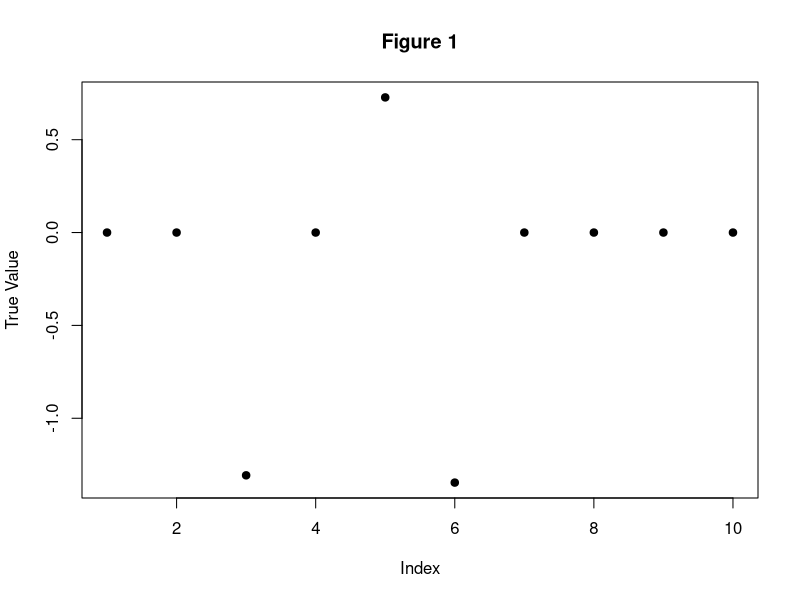
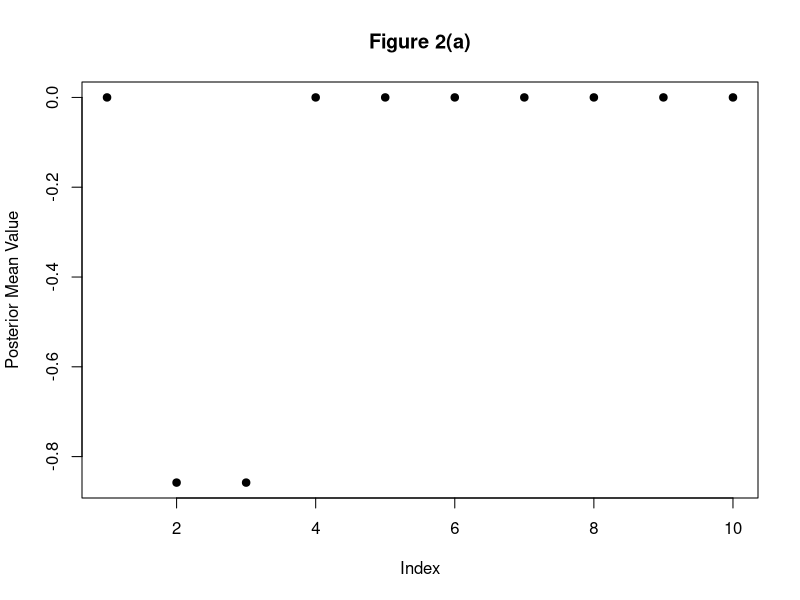
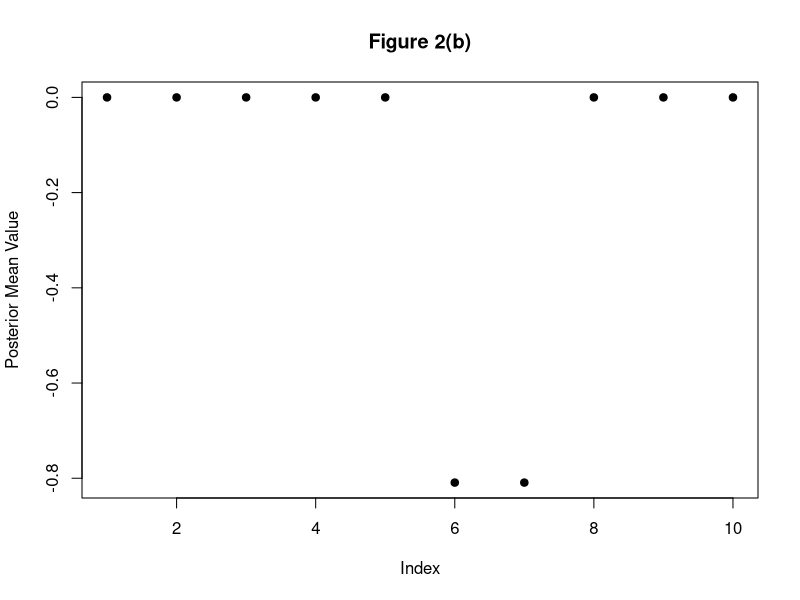
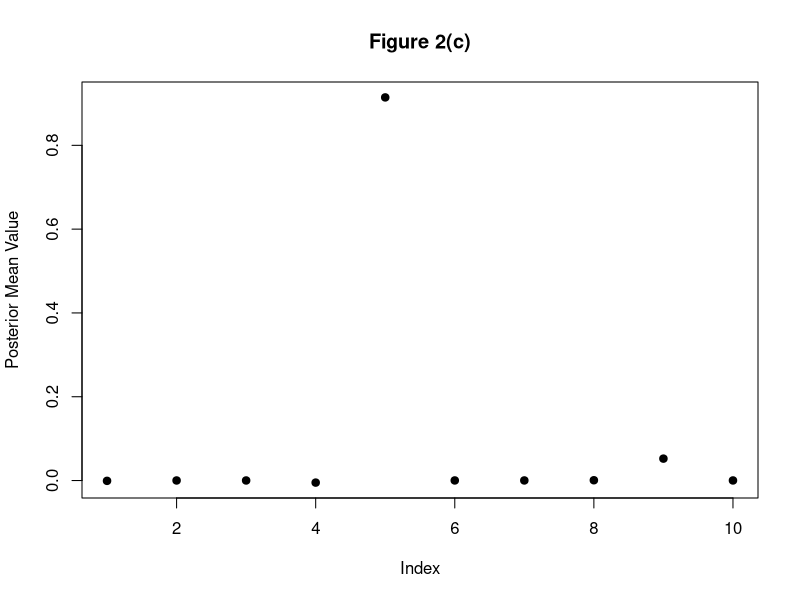
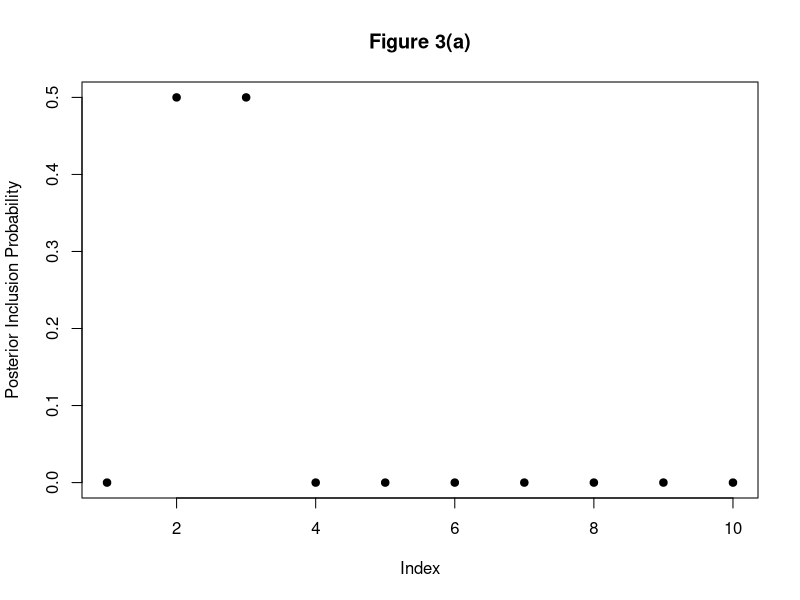
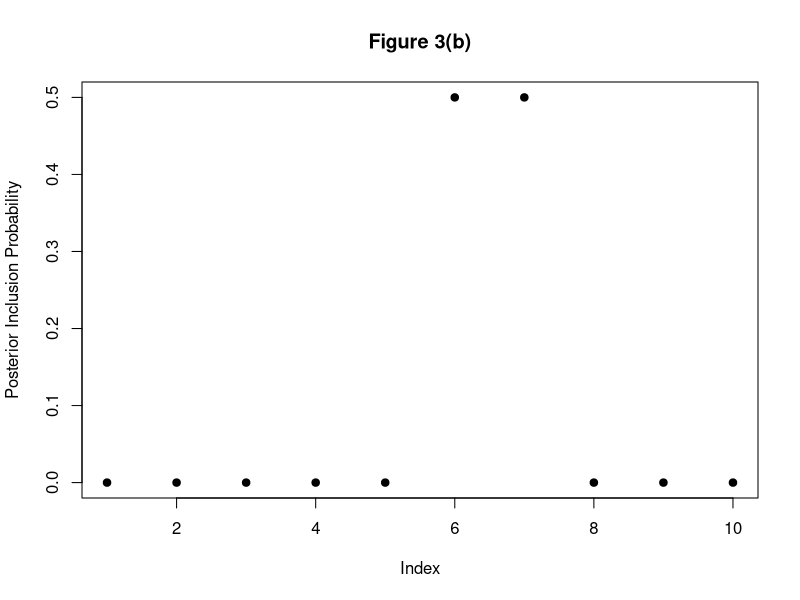
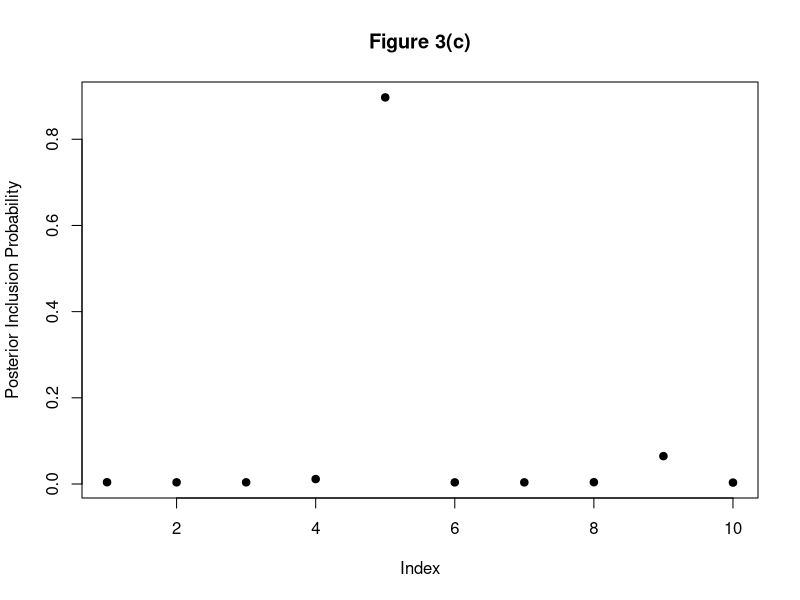

Recreate these plots in R, in order.
## ---- chunk 1
knitr::opts_chunk$set(echo = T, error = T, warning = T, message = F, fig.align = 'center')
## ---- chunk 2
### NOTE: This is basic code, and I did not attempt to mirror the level of numerical sophistication in the susie functions
### If this idea is worth pursuing further, then this code can be improved


susie_logistic = function(Y, X, L = 10, V = 1, prior_weights = NULL, tol = 1e-3) {
  
  p = ncol(X)
  n = nrow(X)
  
  # place to store posterior info for each l = 1, ..., L
  post_alpha = matrix(NA, nrow = p, ncol = L)
  post_mu = matrix(NA, nrow = p, ncol = L)
  post_sigma = matrix(NA, nrow = p, ncol = L)
  post_info = list(post_alpha = post_alpha, post_mu = post_mu, post_sigma = post_sigma)

  beta_post_init = matrix(Inf, nrow = p, ncol = L) # initialize
  beta_post = matrix(0, nrow = p, ncol = L)
  
  while(norm(beta_post - beta_post_init, "1") > tol) { # repeat until posterior means converge (ELBO not calculated here, so use this convergence criterion instead)
    beta_post_init = beta_post
    
    for (l in 1:L) {
      
      fixed = rowSums(X %*% beta_post[, -l]) # fixed portion from previous estimates
      SER_logistric_l = single_effect_regression_logistic(Y, X, V, prior_weights, FALSE, fixed)
      # store
      post_info$post_alpha[, l] = SER_logistric_l$alpha
      post_info$post_mu[, l] = SER_logistric_l$mu
      post_info$post_sigma[, l] = SER_logistric_l$mu2 - SER_logistric_l$mu^2
      
      # update beta_post
      beta_post[, l] = SER_logistric_l$alpha * SER_logistric_l$mu
      
    }
    
  }
  
  return(post_info)
  
}


# SER_logistic function
single_effect_regression_logistic = function(Y, X, V, prior_weights = NULL, optimize_V = FALSE, fixed = NULL) {
  p = ncol(X)
  
  betahat = numeric(p)
  shat2 = numeric(p)
  
  if (is.null(fixed)) { # fixed is components from previous SER fits
    fixed = rep(0, length(Y))
  }
  
  # NOTE: could parallelize loop below if desired
  for (j in 1:p) { # logistic regression on each column of X separately
    log.fit = glm(Y ~ X[, j] - 1 + offset(fixed), family = "binomial") # fit w/out intercept
    log.fit.coef = summary(log.fit)$coefficients
    betahat[j] = ifelse(is.na(log.fit.coef[1]), 0, log.fit.coef[1]) # beta-hat MLE (if na, just set to 0)
    shat2[j] = ifelse(is.na(log.fit.coef[2]), Inf, log.fit.coef[2]^2) # (std errof beta-hat MLE)^2 (if na, just set to Inf)
  }
  
  if (is.null(prior_weights)) {
    prior_weights = rep(1 / p, p)
  }
  
  if(optimize_V) {
    stop("Optimizing for prior variance not yet implemented for logistic case")
    #if(loglik.grad(0, betahat, shat2, prior_weights) < 0) {
    #  V = 0
    #} else {
    ##V.o = optim(par=log(V),fn=negloglik.logscale,gr = negloglik.grad.logscale,betahat=betahat,shat2=shat2,prior_weights=prior_weights,method="BFGS")
    ##if(V.o$convergence!=0){
    ##  warning("optimization over prior variance failed to converge")
    ##}
    #  V.u = uniroot(negloglik.grad.logscale, c(-10, 10), extendInt = "upX", betahat = betahat, shat2 = shat2, prior_weights = prior_weights)
    #  V = exp(V.u$root)
    #}
  }
  
  lbf = dnorm(betahat, 0, sqrt(V + shat2), log = TRUE) - dnorm(betahat, 0, sqrt(shat2), log = TRUE)
  #log(bf) on each SNP
  
  lbf[is.infinite(shat2)] = 0 # deal with special case of infinite shat2 (eg happens if X does not vary)
  
  maxlbf = max(lbf)
  w = exp(lbf - maxlbf) # w is proportional to BF, but subtract max for numerical stability
  # posterior prob on each SNP
  w_weighted = w * prior_weights
  weighted_sum_w = sum(w_weighted)
  alpha = w_weighted / weighted_sum_w
  post_var = 1 / ((1 / shat2) + (1 / V)) # posterior variance
  post_mean = (1 / shat2) * post_var * betahat # posterior mean
  post_mean2 = post_var + post_mean^2 # posterior second moment
  # BF for single effect model
  lbf_model = maxlbf + log(weighted_sum_w)
  # NOTE: Need to double check below
  loglik = lbf_model + log(1/2)*length(Y) # loglik of 0/1 response Y under p = .5
  return(list(alpha = alpha, mu = post_mean, mu2 = post_mean2, lbf = lbf, lbf_model = lbf_model, V = V, loglik = loglik))
}
## ---- chunk 3
### TEST susie_logistic
set.seed(1138)

n = 100
p = 10
L = 3
pi = rep(1 / p, p) # prior weights
V = 5 # prior variance

beta_true = rep(0, p)
for (l in 1:L) {
  b_l = rnorm(1, 0, sqrt(V))
  gamma_l = rmultinom(1, 1, pi)
  beta_l = b_l * gamma_l
  beta_true = beta_true + beta_l
}

# simulate data, induce correlations
X = matrix(rnorm(n*p, 0, 1), nrow = n, ncol = p)
X[, 2] = X[, 3]
X[, 7] = X[, 6]

# make response
Y = rbinom(n, 1, exp(X %*% beta_true) / (1 + exp(X %*% beta_true)))

susie.logistic.fit = susie_logistic(Y, X, L, V)
## ---- chunk 4
plot(beta_true, ylab = "True Value", main = "Figure 1", pch = 19)
## ---- chunk 5
b_1_post = susie.logistic.fit$post_mu[, 1] * susie.logistic.fit$post_alpha[, 1]
b_2_post = susie.logistic.fit$post_mu[, 2] * susie.logistic.fit$post_alpha[, 2]
b_3_post = susie.logistic.fit$post_mu[, 3] * susie.logistic.fit$post_alpha[, 3]

plot(b_1_post, ylab = "Posterior Mean Value", main = "Figure 2(a)", pch = 19)
plot(b_2_post, ylab = "Posterior Mean Value", main = "Figure 2(b)", pch = 19)
plot(b_3_post, ylab = "Posterior Mean Value", main = "Figure 2(c)", pch = 19)
## ---- chunk 6
plot(susie.logistic.fit$post_alpha[, 1], ylab = "Posterior Inclusion Probability", main = "Figure 3(a)", pch = 19)
plot(susie.logistic.fit$post_alpha[, 2], ylab = "Posterior Inclusion Probability", main = "Figure 3(b)", pch = 19)
plot(susie.logistic.fit$post_alpha[, 3], ylab = "Posterior Inclusion Probability", main = "Figure 3(c)", pch = 19)
